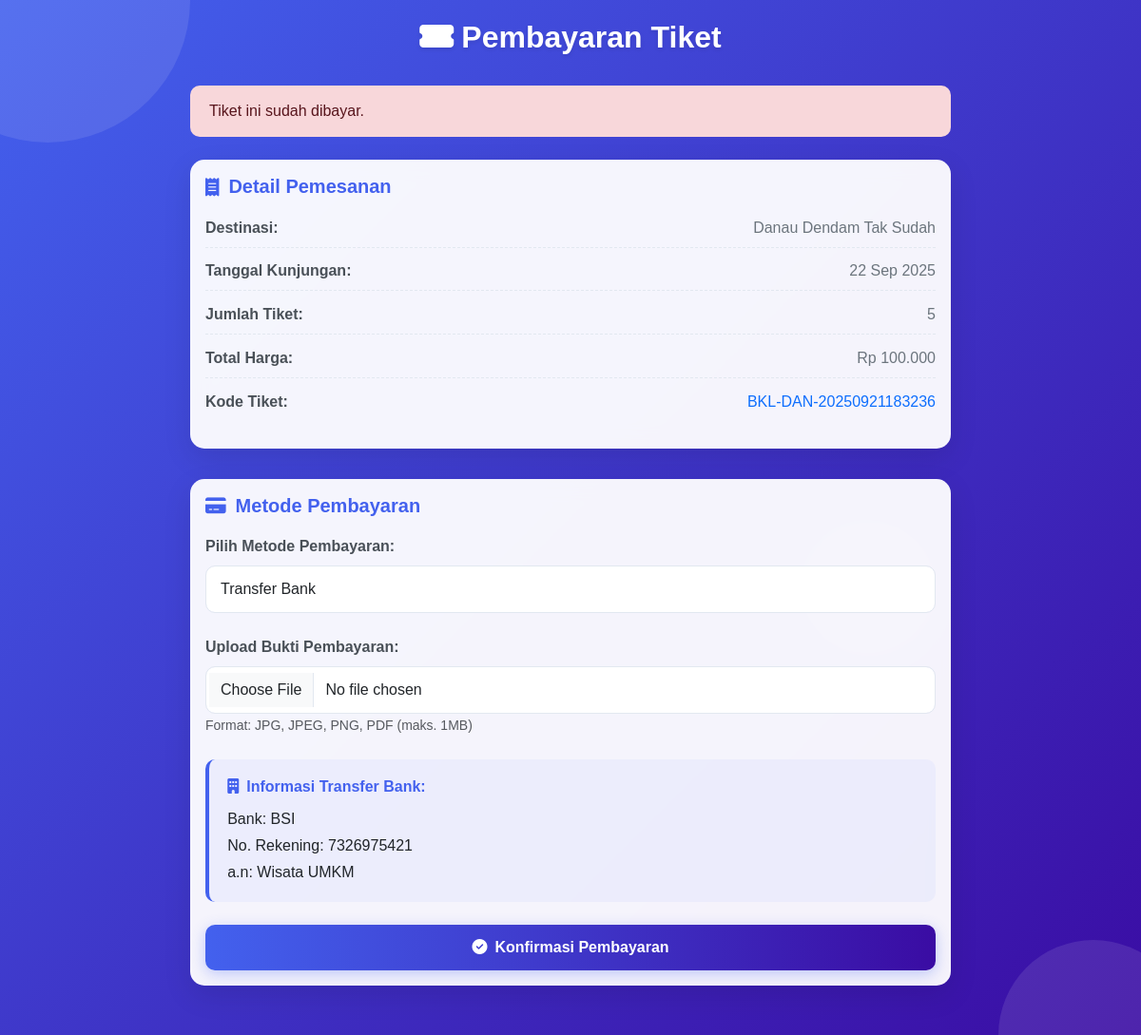
Page /payment.php?ticket_code=BKL-DAN-20250921183236 (signed in) on the committed database.
### tables this page shows
CREATE TABLE `tickets` (
  `id` int(11) NOT NULL,
  `user_id` int(11) DEFAULT NULL,
  `destination_id` int(11) DEFAULT NULL,
  `code` varchar(50) NOT NULL,
  `visit_date` date DEFAULT NULL,
  `quantity` int(11) DEFAULT NULL,
  `total_price` decimal(10,2) DEFAULT NULL,
  `status` enum('pending','paid','cancelled') DEFAULT 'pending',
  `created_at` timestamp NOT NULL DEFAULT current_timestamp(),
  `used_at` datetime DEFAULT NULL
);

CREATE TABLE `destinations` (
  `id` int(11) NOT NULL,
  `name` varchar(100) NOT NULL,
  `description` text DEFAULT NULL,
  `location` varchar(100) DEFAULT NULL,
  `price` decimal(10,2) NOT NULL,
  `category` varchar(50) DEFAULT NULL,
  `image` varchar(255) DEFAULT NULL,
  `rating` float DEFAULT 0,
  `facilities` text DEFAULT NULL,
  `activities` text DEFAULT NULL,
  `created_at` timestamp NOT NULL DEFAULT current_timestamp(),
  `is_featured` tinyint(1) DEFAULT 0
);

### payment.php (the view, shortened to what this page needs)
<?php
require_once 'config/database.php';
$ticket_code = $_GET['ticket_code'];
try {
    $stmt = $pdo->prepare("
        SELECT t.*, d.name as destination_name, d.price as destination_price
        FROM tickets t
        JOIN destinations d ON t.destination_id = d.id
        WHERE t.code = ? AND t.user_id = ?
    ");
    $stmt->execute([$ticket_code, $_SESSION['user']['id']]);
    $ticket = $stmt->fetch();
    if ($ticket['status'] == 'paid') {
        $error = "Tiket ini sudah dibayar.";
    }
} catch (PDOException $e) {
    error_log("Database error: " . $e->getMessage());
    if (!empty($_SERVER['HTTP_X_REQUESTED_WITH']) && strtolower($_SERVER['HTTP_X_REQUESTED_WITH']) == 'xmlhttprequest') {
        header('Content-Type: application/json');
        echo json_encode(['success' => false, 'error' => 'Terjadi kesalahan database: ' . $e->getMessage()]);
        exit;
    } else {
        $error = "Terjadi kesalahan sistem. Silakan coba lagi nanti.";
    }
}
?>
<!DOCTYPE html>
<html lang="id">
<head>
    <link href="https://cdn.jsdelivr.net/npm/bootstrap@5.3.0/dist/css/bootstrap.min.css" rel="stylesheet">
    <link rel="stylesheet" href="https://cdnjs.cloudflare.com/ajax/libs/font-awesome/6.4.0/css/all.min.css">
    <link href="https://unpkg.com/aos@2.3.1/dist/aos.css" rel="stylesheet">
    <link rel="stylesheet" href="https://cdn.jsdelivr.net/npm/sweetalert2@11/dist/sweetalert2.min.css">
</head>
<body>
    <div class="floating-shape shape-1"></div>
    <div class="floating-shape shape-2"></div>
    <div class="payment-container">
        <h2 class="page-title" data-aos="fade-down"><i class="fas fa-ticket-alt me-2"></i>Pembayaran Tiket</h2>
        <?php if (isset($error)): ?>
            <div class="alert alert-danger" data-aos="fade-up"><?= $error ?></div>
        <?php endif; ?>
        <div class="card" data-aos="fade-up" data-aos-delay="100">
            <div class="card-body">
                <h5 class="card-title"><i class="fas fa-receipt"></i>Detail Pemesanan</h5>
                <div class="ticket-detail">
                    <strong>Destinasi:</strong>
                    <span><?= $ticket['destination_name'] ?></span>
                </div>
                <div class="ticket-detail">
                    <strong>Tanggal Kunjungan:</strong>
                    <span><?= date('d M Y', strtotime($ticket['visit_date'])) ?></span>
                </div>
                <div class="ticket-detail">
                    <strong>Jumlah Tiket:</strong>
                    <span><?= $ticket['quantity'] ?></span>
                </div>
                <div class="ticket-detail">
                    <strong>Total Harga:</strong>
                    <span>Rp <?= number_format($ticket['total_price'], 0, ',', '.') ?></span>
                </div>
                <div class="ticket-detail">
                    <strong>Kode Tiket:</strong>
                    <span class="text-primary"><?= $ticket['code'] ?></span>
                </div>
            </div>
        </div>
        <div class="card" data-aos="fade-up" data-aos-delay="200">
            <div class="card-body">
                <h5 class="card-title"><i class="fas fa-credit-card"></i>Metode Pembayaran</h5>
                <form method="POST" id="payment-form">
                    <div class="form-group">
                        <label for="payment_method">Pilih Metode Pembayaran:</label>
                        <select class="form-control" id="payment_method" name="payment_method" required>
                            <option value="transfer">Transfer Bank</option>
                        </select>
                    </div>
                    <div class="form-group">
                        <label for="bukti_pembayaran">Upload Bukti Pembayaran:</label>
                        <input type="file" class="form-control" id="bukti_pembayaran" name="bukti_pembayaran" accept=".jpg,.jpeg,.png,.pdf" required>
                        <small class="form-text text-muted">Format: JPG, JPEG, PNG, PDF (maks. 1MB)</small>
                    </div>
                    <div id="transfer-details" class="payment-details">
                        <h6><i class="fas fa-building me-2"></i>Informasi Transfer Bank:</h6>
                        <p class="mb-1">Bank: BSI</p>
                        <p class="mb-1">No. Rekening: 7326975421</p>
                        <p class="mb-0">a.n: Wisata UMKM</p>
                    </div>
                    <button type="submit" class="btn btn-primary mt-4" id="submit-btn">
                        <i class="fas fa-check-circle me-2"></i>Konfirmasi Pembayaran
                    </button>
                </form>
            </div>
        </div>
    </div>
</body>
</html>

### payment.php (style rules this page uses)
:root { --primary-color: #4361ee; --secondary-color: #3a0ca3; --accent-color: #f72585; --light-color: #f8f9fa; --dark-color: #212529; --gradient-start: #4361ee; --gradient-end: #3a0ca3; }
body { font-family: 'Poppins', sans-serif; min-height: 100vh; display: flex; align-items: center; background: linear-gradient(135deg, var(--gradient-start), var(--gradient-end)); overflow-x: hidden; position: relative; padding: 20px 0; }
.floating-shape { position: fixed; border-radius: 50%; background: rgba(255, 255, 255, 0.1); animation: float 8s infinite ease-in-out; z-index: 0; }
.shape-1 { width: 300px; height: 300px; top: -150px; left: -100px; animation-delay: 0s; }
.shape-2 { width: 200px; height: 200px; bottom: -100px; right: -50px; animation-delay: 1s; }
.payment-container { max-width: 800px; width: 100%; margin: 0 auto; position: relative; z-index: 1; }
.page-title { color: white; margin-bottom: 2rem; font-weight: 700; text-align: center; text-shadow: 0 2px 4px rgba(0,0,0,0.1); }
.card { border: none; border-radius: 15px; box-shadow: 0 10px 30px rgba(0, 0, 0, 0.1); margin-bottom: 2rem; background-color: rgba(255, 255, 255, 0.95); backdrop-filter: blur(10px); transition: transform 0.3s ease, box-shadow 0.3s ease; }
.card-title { color: var(--primary-color); font-weight: 700; margin-bottom: 1.2rem; display: flex; align-items: center; }
.card-title i { margin-right: 10px; font-size: 1.2rem; }
.alert { border-radius: 10px; margin-bottom: 1.5rem; border: none; padding: 15px 20px; }
.btn-primary { background: linear-gradient(to right, var(--primary-color), var(--secondary-color)); border: none; border-radius: 10px; padding: 12px 25px; font-weight: 600; transition: all 0.3s ease; box-shadow: 0 4px 15px rgba(67, 97, 238, 0.3); width: 100%; }
.payment-details { background-color: rgba(67, 97, 238, 0.05); border-radius: 10px; padding: 1.2rem; margin-top: 1rem; border-left: 4px solid var(--primary-color); }
.payment-details h6 { color: var(--primary-color); font-weight: 600; margin-bottom: 0.8rem; }
.form-control { border-radius: 10px; padding: 12px 15px; border: 1px solid #e2e8f0; transition: all 0.3s ease; }
.form-group { margin-bottom: 1.5rem; }
.form-group label { font-weight: 600; color: #495057; margin-bottom: 0.5rem; }
.ticket-detail { margin-bottom: 0.8rem; display: flex; justify-content: space-between; border-bottom: 1px dashed #e2e8f0; padding-bottom: 0.5rem; }
.ticket-detail:last-child { border-bottom: none; }
.ticket-detail strong { color: #495057; min-width: 150px; }
.ticket-detail span { color: #6c757d; text-align: right; }

### rows in the picture
tickets: status "Tiket ini sudah dibayar.", destination.name "Danau Dendam Tak Sudah", visit_date "22 Sep 2025", quantity "5", total_price "100.000", code "BKL-DAN-20250921183236"
